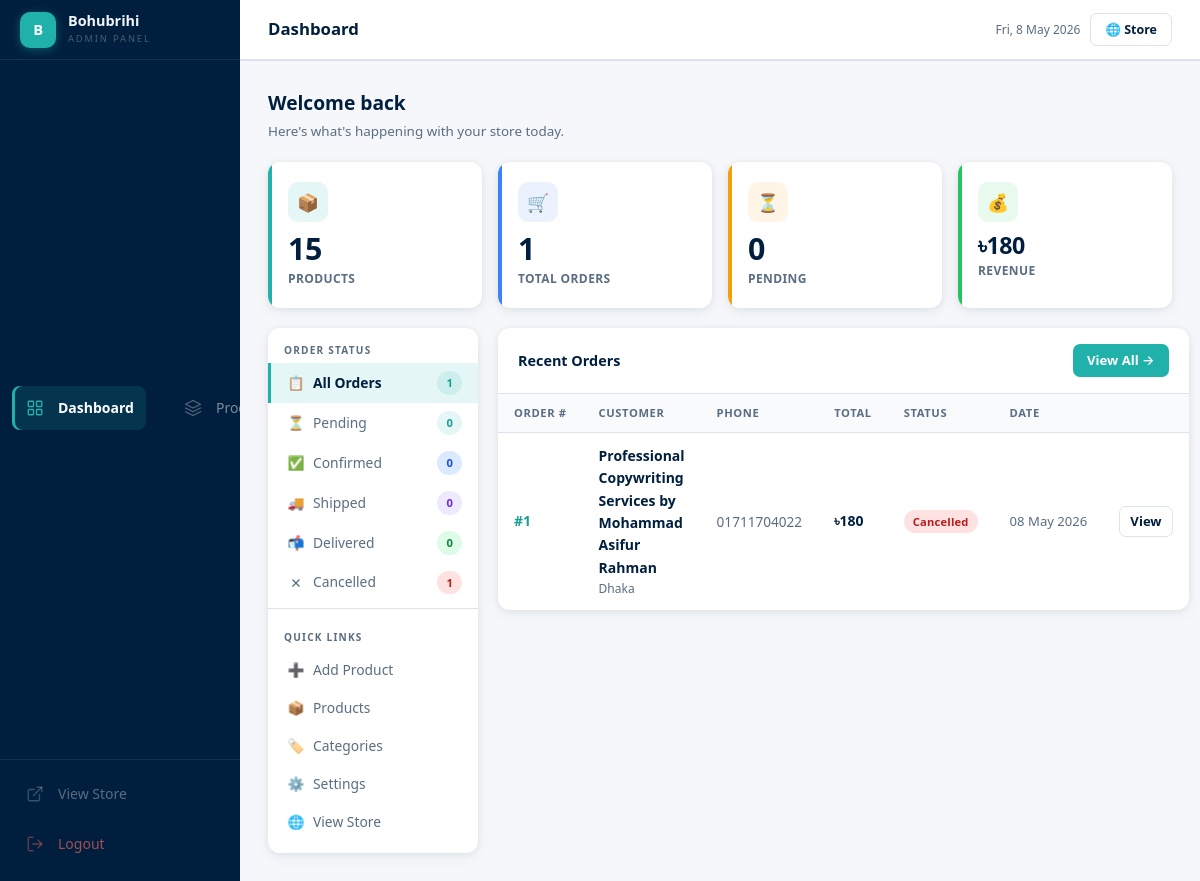
/admin (signed in), run on the app's committed database.
### app.py (models this page shows, shortened)
class Order(db.Model):
    id = db.Column(db.Integer, primary_key=True)
    customer_name = db.Column(db.String(200), nullable=False)
    customer_email = db.Column(db.String(200), nullable=False)
    customer_phone = db.Column(db.String(50), nullable=False)
    address = db.Column(db.Text, nullable=False)
    city = db.Column(db.String(100), nullable=False)
    items_json = db.Column(db.Text, nullable=False)
    total = db.Column(db.Float, nullable=False)
    status = db.Column(db.String(50), default='pending')
    notes = db.Column(db.Text, default='')
    created_at = db.Column(db.DateTime, default=datetime.utcnow)

### app.py (the view)
@app.route('/admin')
@admin_required
def admin_dashboard():
    total_products = Product.query.count()
    total_orders   = Order.query.count()
    pending_orders = Order.query.filter_by(status='pending').count()
    revenue        = db.session.query(db.func.sum(Order.total)).scalar() or 0
    status_filter  = request.args.get('status', '')
    q = Order.query.filter_by(status=status_filter) if status_filter else Order.query
    orders = q.order_by(Order.created_at.desc()).limit(15).all()
    status_counts = {s: Order.query.filter_by(status=s).count()
                     for s in ('pending', 'confirmed', 'shipped', 'delivered', 'cancelled')}
    return render_template('admin/dashboard.html',
                           total_products=total_products,
                           total_orders=total_orders,
                           pending_orders=pending_orders,
                           revenue=revenue,
                           orders=orders,
                           status_filter=status_filter,
                           status_counts=status_counts)

### app.py (called while the page is built)
def admin_required(f):
    from functools import wraps
    @wraps(f)
    def decorated(*args, **kwargs):
        if not session.get('admin_logged_in'):
            return redirect(url_for('admin_login'))
        return f(*args, **kwargs)
    return decorated

### templates/admin/dashboard.html (shortened to what this page needs)
{% extends 'admin/base.html' %}
{% block page_title %}Dashboard{% endblock %}
{% block content %}
<div style="margin-bottom:20px;">
  <h2 style="font-size:1.2rem;font-weight:800;color:var(--navy);margin-bottom:2px;">Welcome back</h2>
  <p style="color:var(--muted);font-size:.84rem;">Here's what's happening with your store today.</p>
</div>
<div class="stat-cards" style="margin-bottom:20px;">
  <div class="stat-card sc-teal">
    <div class="stat-card-top"><div class="stat-icon-box">📦</div></div>
    <div class="stat-value">{{ total_products }}</div>
    <div class="stat-label">Products</div>
  </div>
  <div class="stat-card sc-navy">
    <div class="stat-card-top"><div class="stat-icon-box">🛒</div></div>
    <div class="stat-value">{{ total_orders }}</div>
    <div class="stat-label">Total Orders</div>
  </div>
  <div class="stat-card sc-amber">
    <div class="stat-card-top"><div class="stat-icon-box">⏳</div></div>
    <div class="stat-value">{{ pending_orders }}</div>
    <div class="stat-label">Pending</div>
  </div>
  <div class="stat-card sc-lime">
    <div class="stat-card-top"><div class="stat-icon-box">💰</div></div>
    <div class="stat-value" style="font-size:1.45rem;">৳{{ revenue|int }}</div>
    <div class="stat-label">Revenue</div>
  </div>
</div>
<div class="dash-layout">
  <aside class="dash-sidebar">
    <div class="dash-filter-group">
      <div class="dash-filter-title">Order Status</div>
      <a href="{{ url_for('admin_dashboard') }}"
         class="dash-filter-item {% if not status_filter %}active{% endif %}">
        <span class="fi-icon">📋</span>
        <span class="fi-label">All Orders</span>
        <span class="badge badge-teal">{{ total_orders }}</span>
      </a>
      <a href="{{ url_for('admin_dashboard') }}?status=pending"
         class="dash-filter-item {% if status_filter == 'pending' %}active{% endif %}">
        <span class="fi-icon">⏳</span>
        <span class="fi-label">Pending</span>
        {% if status_counts.pending > 0 %}
        <span class="badge badge-yellow">{{ status_counts.pending }}</span>
        {% else %}
        <span class="badge badge-teal">0</span>
        {% endif %}
      </a>
      <a href="{{ url_for('admin_dashboard') }}?status=confirmed"
         class="dash-filter-item {% if status_filter == 'confirmed' %}active{% endif %}">
        <span class="fi-icon">✅</span>
        <span class="fi-label">Confirmed</span>
        <span class="badge badge-blue">{{ status_counts.confirmed }}</span>
      </a>
      <a href="{{ url_for('admin_dashboard') }}?status=shipped"
         class="dash-filter-item {% if status_filter == 'shipped' %}active{% endif %}">
        <span class="fi-icon">🚚</span>
        <span class="fi-label">Shipped</span>
        <span class="badge badge-purple">{{ status_counts.shipped }}</span>
      </a>
      <a href="{{ url_for('admin_dashboard') }}?status=delivered"
         class="dash-filter-item {% if status_filter == 'delivered' %}active{% endif %}">
        <span class="fi-icon">📬</span>
        <span class="fi-label">Delivered</span>
        <span class="badge badge-green">{{ status_counts.delivered }}</span>
      </a>
      <a href="{{ url_for('admin_dashboard') }}?status=cancelled"
         class="dash-filter-item {% if status_filter == 'cancelled' %}active{% endif %}">
        <span class="fi-icon">✕</span>
        <span class="fi-label">Cancelled</span>
        <span class="badge badge-red">{{ status_counts.cancelled }}</span>
      </a>
    </div>
    <div class="dash-filter-group">
      <div class="dash-filter-title">Quick Links</div>
      <a href="{{ url_for('admin_add_product') }}" class="dash-filter-item">
        <span class="fi-icon">➕</span>
        <span class="fi-label">Add Product</span>
      </a>
      <a href="{{ url_for('admin_products') }}" class="dash-filter-item">
        <span class="fi-icon">📦</span>
        <span class="fi-label">Products</span>
      </a>
      <a href="{{ url_for('admin_categories') }}" class="dash-filter-item">
        <span class="fi-icon">🏷️</span>
        <span class="fi-label">Categories</span>
      </a>
      <a href="{{ url_for('admin_settings') }}" class="dash-filter-item">
        <span class="fi-icon">⚙️</span>
        <span class="fi-label">Settings</span>
      </a>
      <a href="{{ url_for('index') }}" target="_blank" class="dash-filter-item" style="padding-bottom:14px;">
        <span class="fi-icon">🌐</span>
        <span class="fi-label">View Store</span>
      </a>
    </div>
  </aside>
  <div>
    <div class="admin-table-wrap">
      <div class="admin-table-header">
        <h3>
          {% if status_filter %}
            {{ status_filter|title }} Orders
          {% else %}
            Recent Orders
          {% endif %}
        </h3>
        <a href="{{ url_for('admin_orders') }}{% if status_filter %}?status={{ status_filter }}{% endif %}"
           class="btn-sm btn-teal">View All →</a>
      </div>
      <div class="table-scroll">
        <table>
          <thead>
            <tr>
              <th style="width:70px;">Order #</th>
              <th>Customer</th>
              <th>Phone</th>
              <th style="width:90px;">Total</th>
              <th style="width:110px;">Status</th>
              <th style="width:100px;">Date</th>
              <th style="width:70px;"></th>
            </tr>
          </thead>
          <tbody>
            {% set sc = {'pending':'yellow','confirmed':'blue','shipped':'purple','delivered':'green','cancelled':'red'} %}
            {% for o in orders %}
            <tr>
              <td><span style="font-weight:700;color:var(--teal-dark);">#{{ o.id }}</span></td>
              <td>
                <div style="font-weight:600;color:var(--navy);">{{ o.customer_name }}</div>
                <div style="font-size:.75rem;color:var(--muted);">{{ o.city }}</div>
              </td>
              <td style="color:var(--muted);font-size:.85rem;">{{ o.customer_phone }}</td>
              <td style="font-weight:700;color:var(--navy);">৳{{ o.total|int }}</td>
              <td><span class="badge badge-{{ sc.get(o.status,'yellow') }}">{{ o.status|title }}</span></td>
              <td style="color:var(--muted);font-size:.82rem;white-space:nowrap;">{{ o.created_at.strftime('%d %b %Y') }}</td>
              <td><a href="{{ url_for('admin_order_detail', oid=o.id) }}" class="btn-sm btn-ghost" style="padding:4px 10px;">View</a></td>
            </tr>
            {% endfor %}
          </tbody>
        </table>
      </div>
    </div>
  </div>
</div>
{% endblock %}

### data on the page
Order: id "1", customer_name "Professional Copywriting Services by Mohammad Asifur Rahman", city "Dhaka", customer_phone "01711704022", total "180", status "Cancelled", created_at "08 May 2026"

### other printed values
{{ total_products }} "15"
{{ total_orders }} "1"
{{ pending_orders }} "0"
{{ revenue|int }} "180"
{{ status_counts.confirmed }} "0"
{{ status_counts.shipped }} "0"
{{ status_counts.delivered }} "0"
{{ status_counts.cancelled }} "1"
